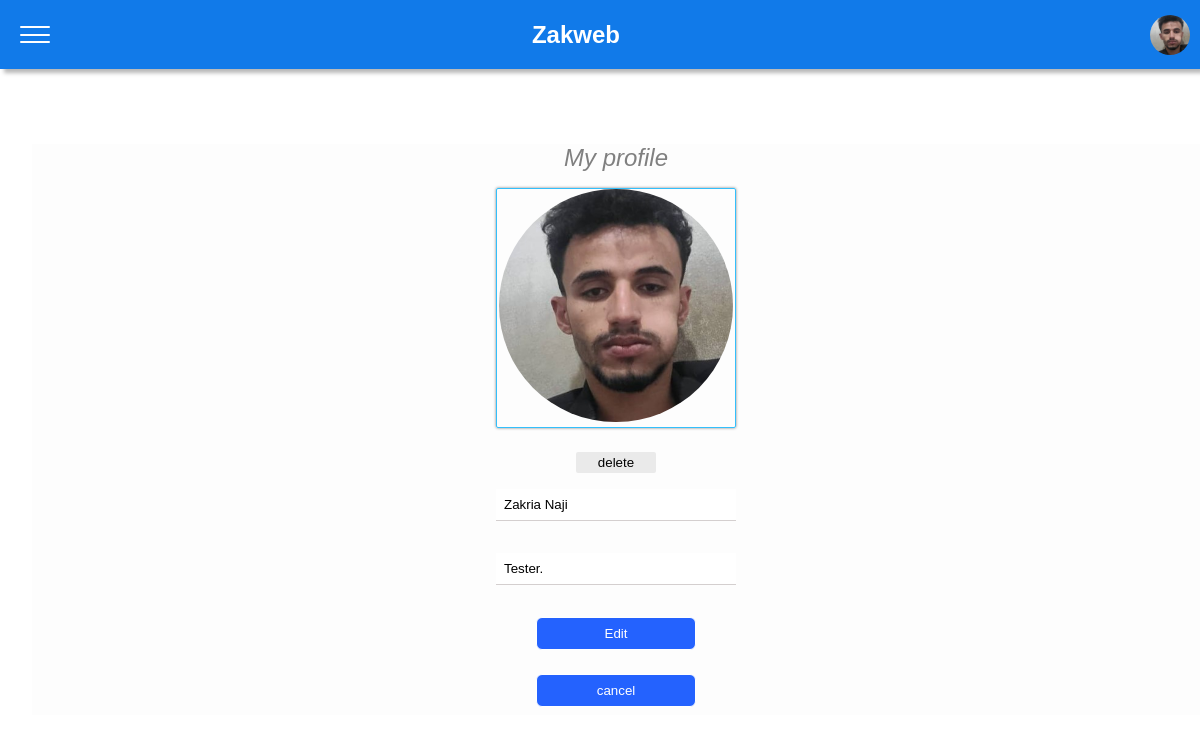
Screenshot of /profile/ (signed in) with the database file from the repository.
### main/models.py (models this page shows, shortened)
class UserProfile(models.Model):
    user_profile = models.OneToOneField(User,on_delete=models.CASCADE,verbose_name='User profile')
    name = models.CharField(max_length=20, blank=True, null=True)
    bio = models.CharField(max_length=50, blank=True, null=True)
    image = models.ImageField(upload_to='user_images',blank=True)
    class Meta:
        verbose_name = 'User profile'
        verbose_name_plural = 'User profiles'

### main/views.py (the view, shortened to what this page needs)
# urls.py: path('profile/',views.user_profile_view, name='profile')
@login_required
def user_profile_view(request):
    username = request.user
    profile = UserProfile.objects.filter(user_profile=username).first()
    context = {'profile':profile,'user':username}
    return render(request,'register/profile.html',context)

### main/templates/register/profile.html (shortened to what this page needs)
{% extends 'home/layout.html' %}
{% block main %}
{% load static %}
<form method="post" enctype="multipart/form-data" class="user-profile">
    <h2>My profile</h2>
    {% if profile.name %}
        <label for="fileInput" class="label-image">
            {% if profile.image %}
            <img src="{{profile.image.url}}" alt="" id="imageFile"></label>
            <input type="submit" value="delete" name="delete" class="delete-button">
            {% else %}
            <img src="{% static '/system/profile.png' %}" alt="" id="imageFile"></label>
            <input type="file" name="fileInput" class="user-image" id="fileInput" accept="image/*" value="{{profile.image }}">
            {% endif %}
        <input type="text" id="input-names" name="profile-name" class="user-name" value="{{profile.name}}">
        <input type="text" class="user-bio" name="bio" placeholder="bio" value="{{profile.bio}}">
        <button type="submit" id="submitButton1">Edit</button>
        <input type="submit" value="cancel" name="cancel" class="cancel-button">
    {% endif %}
</form>
{% endblock %}

### main/templates/home/layout.html (shortened to what this page needs)
<!DOCTYPE html>
<html lang="en">
<head>
    {% load static %}
    <link rel="stylesheet" href="{% static 'css/home.css' %}">
    <link rel="stylesheet" href="{% static 'css/room1.css' %}">
</head>
<body class="">
    <header>
        <nav>
            <div class="ham-menu">
                <span></span>
                <span></span>
                <span></span>
            </div>
            <h1 id="page-name">Zakweb</h1>
            {% if user.is_authenticated %}
            <a href="{% url 'profile' %}" class="profile-page" >
                {% if profile.image %}
                    <img src="{{profile.image.url}}" alt="">
                {% else %}
                   <img src="{% static '/system/profile1.png' %}" alt="" >
                {% endif %}
            </a>
            {% else %}
            <a href="{% url 'login' %}" class="login">Login</a>
            {% endif %}
        </nav>
    </header>
        <main>
        {% block main %}
        {% endblock %}
        </main>
</body>
</html>

### main/static/css/home.css (style rules this page uses)
:root { --bg-color: rgba(255, 255, 255, 0.832); --shadow-color: rgb(184, 184, 184); --nav-bg-color: rgb(17, 122, 233); --main-bg-color: rgba(252, 252, 252, 0.63); --text-color: white; --body-text-color: black; --log-color: rgba(0, 166, 255, 0.828); }
* { padding: 0; margin: 0; box-sizing: border-box; overflow-x: hidden; }
body { display: block; font-family: Arial, Helvetica, sans-serif; background-color: var(--bg-color); color: var(--body-text-color); width: 100vw; max-width: 100vw; }
header { width: 100vw; }
nav { display: flex; position: fixed; top: 0; z-index: 1; padding: 0.6rem; background-color: var(--nav-bg-color); color: var(--text-color); align-items: center; box-shadow: 4px 4px 4px var(--shadow-color); width: 100%; }
.ham-menu { position: relative; display: flex; flex-direction: column; align-items: center; height: 50px; width: 50px; cursor: pointer; border-radius: 50%; padding: 10px; }
.ham-menu span { position: absolute; margin-top: 9%; left: 50%; background-color: white; height: 2px; width: 30px; border-radius: 7px; cursor: pointer; transform: translate(-50%, -50%); transition: transform .6s, opacity .8s, top .4s; }
.ham-menu span:nth-child(1) { top: 25%; }
.ham-menu span:nth-child(2) { top: 41%; }
.ham-menu span:nth-child(3) { top: 56%; }
nav h1 { margin-left: 40%; }
.profile-page { position: relative; margin-left:auto; color: white; width: 2.5rem; height: 2.5rem; }
.profile-page img { position: absolute; width: 100%; height: 100%; border-radius: 50%; object-fit: cover; }
main { position: relative; display: flex; flex-direction: column; gap: 1rem; width: 100vw; align-items: center; justify-content: center; margin-top: 9rem; margin-left: 2rem; background-color: var(--main-bg-color); }
form { display: flex; width: 25rem; flex-direction: column; justify-content: space-between; align-items: center; gap: 1rem; margin-right: 2rem; }
form button { width: 42%; padding: 0.5rem; background-color: rgba(32, 95, 254, 0.98); color: white; margin-bottom: 1rem; border: 0.5px solid white; border-radius: 6px; cursor: pointer; }
.label-image { width: 15rem; height: 15rem; overflow: hidden; border: 0.1px solid rgb(51, 191, 251); margin-bottom: 0.5rem; box-shadow: 0px 0px 3px gray ; border-radius: 2px; }
.label-image img { width: 98%; height: 98%; border-radius: 50%; margin-left: 1%; object-fit: cover; object-position: center top; }
.user-name, .user-bio { border: none; border-bottom: 1.5px solid rgb(212, 207, 207); width: 60%; height: 2rem; margin-bottom: 1rem; padding-left: 0.5rem; }
.user-profile button, .cancel-button { width: 40%; padding: 0.5rem; background-color: rgba(32, 95, 254, 0.98); color: white; margin-bottom: 0.5rem; border: 0.5px solid white; border-radius: 6px; cursor: pointer; }
.user-profile h2 { font-style: italic; font-weight: 400; color: gray; }
.delete-button { width: 20%; background-color: rgb(234, 234, 234); border: 1px white; border-radius: 2px ; padding: 0.2rem; }

### rows the page displays
UserProfile: image (picture), profile-name "Zakria Naji", bio "Tester."
